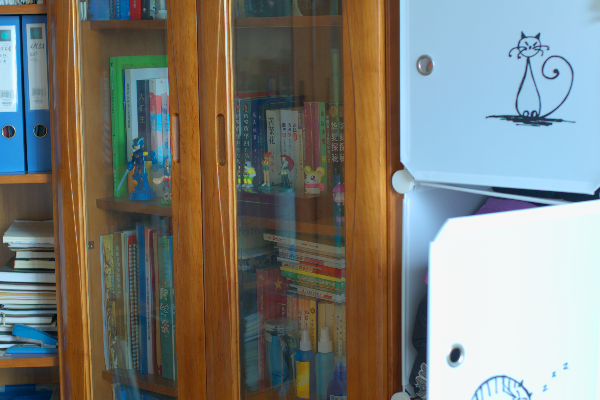
#> input picture input/dataset/LOLdataset/eval15/high/1.png, 600 x 400 px; its folder holds only this picture in this run
$ python calculate_PSNR_SSIM.py
#> lines starting #> are read from the running program, lines starting #| are printed output that depends on the picture; long printed decimals are rounded
'''
calculate the PSNR and SSIM.
same as MATLAB's results
'''
import os
import math
import numpy as np
import cv2
import glob


def main():
    # Configurations

    # GT - Ground-truth;
    # Gen: Generated / Restored / Recovered images
    folder_GT = '/home/lijin/PycharmProjects/colie/input/dataset/LOLdataset/eval15/high'
    folder_Gen = ('/home/lijin/PycharmProjects/colie/output/dataset/LOLdataset/eval15/mamba_high_v1')

    crop_border = 4
    suffix = ''  # suffix for Gen images
    test_Y = False  # True: test Y channel only; False: test RGB channels

    PSNR_all = []
    SSIM_all = []
    img_list = sorted(glob.glob(folder_GT + '/*'))

    if test_Y:
        print('Testing Y channel.')
    else:
        print('Testing RGB channels.')

    for i, img_path in enumerate(img_list):
        base_name = os.path.splitext(os.path.basename(img_path))[0]
        im_GT = cv2.imread(img_path) / 255.
        im_Gen = cv2.imread(os.path.join(folder_Gen, f"{base_name}{suffix}.png")) / 255.

        # # 调整生成图像尺寸以匹配GT
        # if im_GT.shape[:2] != im_Gen.shape[:2]:
        #     im_Gen = cv2.resize(im_Gen, (im_GT.shape[1], im_GT.shape[0]), interpolation=cv2.INTER_LINEAR)
        #     print(f"⚠️ 已调整 {base_name} 尺寸至 {im_GT.shape[:2]}")

        if test_Y and im_GT.shape[2] == 3:  # evaluate on Y channel in YCbCr color space
            im_GT_in = bgr2ycbcr(im_GT)
            im_Gen_in = bgr2ycbcr(im_Gen)
        else:
            im_GT_in = im_GT
            im_Gen_in = im_Gen

        # crop borders
        if im_GT_in.ndim == 3:
            cropped_GT = im_GT_in[crop_border:-crop_border, crop_border:-crop_border, :]
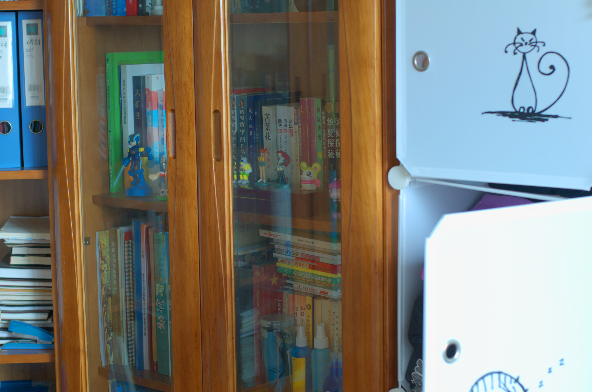
#> cropped_GT: shape (392, 592, 3) float64; mean B, G, R 0.465, 0.494, 0.491
            cropped_Gen = im_Gen_in[crop_border:-crop_border, crop_border:-crop_border, :]
        elif im_GT_in.ndim == 2:
            cropped_GT = im_GT_in[crop_border:-crop_border, crop_border:-crop_border]
            cropped_Gen = im_Gen_in[crop_border:-crop_border, crop_border:-crop_border]
        else:
            raise ValueError('Wrong image dimension: {}. Should be 2 or 3.'.format(im_GT_in.ndim))

        # calculate PSNR and SSIM
        PSNR = calculate_psnr(cropped_GT * 255, cropped_Gen * 255)

        SSIM = calculate_ssim(cropped_GT * 255, cropped_Gen * 255)
        print('{:3d} - {:25}. \tPSNR: {:.6f} dB, \tSSIM: {:.6f}'.format(
            i + 1, base_name, PSNR, SSIM))
        PSNR_all.append(PSNR)
        SSIM_all.append(SSIM)
    print('Average: PSNR: {:.6f} dB, SSIM: {:.6f}'.format(
        sum(PSNR_all) / len(PSNR_all),
        sum(SSIM_all) / len(SSIM_all)))


def calculate_psnr(img1, img2):
    # img1 and img2 have range [0, 255]
    img1 = img1.astype(np.float64)
    img2 = img2.astype(np.float64)
    mse = np.mean((img1 - img2)**2)
#> mse = 0
#> in main, `PSNR = calculate_psnr(cropped_GT * 255, cropped_Gen * 255)`: PSNR = inf
    if mse == 0:
        return float('inf')
    return 20 * math.log10(255.0 / math.sqrt(mse))


def ssim(img1, img2):
    C1 = (0.01 * 255)**2
    C2 = (0.03 * 255)**2

    img1 = img1.astype(np.float64)
    img2 = img2.astype(np.float64)
    kernel = cv2.getGaussianKernel(11, 1.5)
    window = np.outer(kernel, kernel.transpose())

    mu1 = cv2.filter2D(img1, -1, window)[5:-5, 5:-5]  # valid
    mu2 = cv2.filter2D(img2, -1, window)[5:-5, 5:-5]
    mu1_sq = mu1**2
    mu2_sq = mu2**2
    mu1_mu2 = mu1 * mu2
    sigma1_sq = cv2.filter2D(img1**2, -1, window)[5:-5, 5:-5] - mu1_sq
    sigma2_sq = cv2.filter2D(img2**2, -1, window)[5:-5, 5:-5] - mu2_sq
    sigma12 = cv2.filter2D(img1 * img2, -1, window)[5:-5, 5:-5] - mu1_mu2

    ssim_map = ((2 * mu1_mu2 + C1) * (2 * sigma12 + C2)) / ((mu1_sq + mu2_sq + C1) *
                                                            (sigma1_sq + sigma2_sq + C2))
    return ssim_map.mean()


def calculate_ssim(img1, img2):
    '''calculate SSIM
    the same outputs as MATLAB's
    img1, img2: [0, 255]
    '''
    if not img1.shape == img2.shape:
        raise ValueError('Input images must have the same dimensions.')
    if img1.ndim == 2:
        return ssim(img1, img2)
    elif img1.ndim == 3:
        if img1.shape[2] == 3:
            ssims = []
            for i in range(3):
                ssims.append(ssim(img1, img2))
#> this loop made 3 passes
#> pass 1, in ssim, `mu1 = cv2.filter2D(img1, -1, window)[5:-5, 5:-5]`:
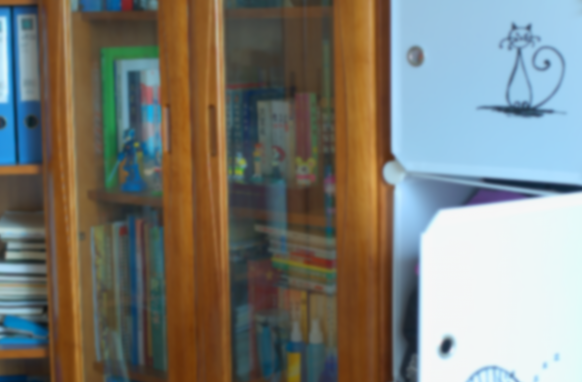
#> mu1: shape (382, 582, 3) float64; mean of channels 0, 1, 2 117.5, 125.1, 124.9; drawn with min black and max white
#> pass 1, in ssim, `mu1_sq = mu1**2`:
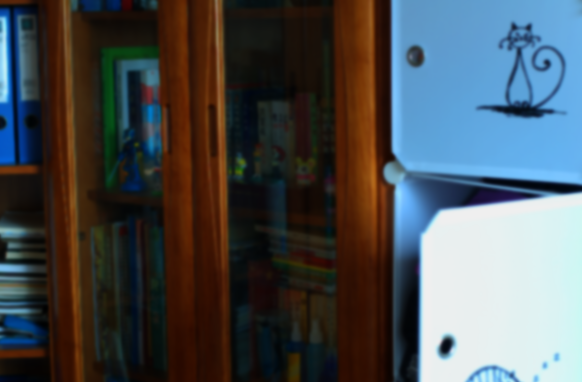
#> mu1_sq: shape (382, 582, 3) float64; mean of channels 0, 1, 2 21086.4, 20255.8, 19059.4; drawn with min black and max white
#> pass 1, in ssim, `sigma1_sq = cv2.filter2D(img1**2, -1, window)[5:-5, 5:-5] - mu1_sq`:
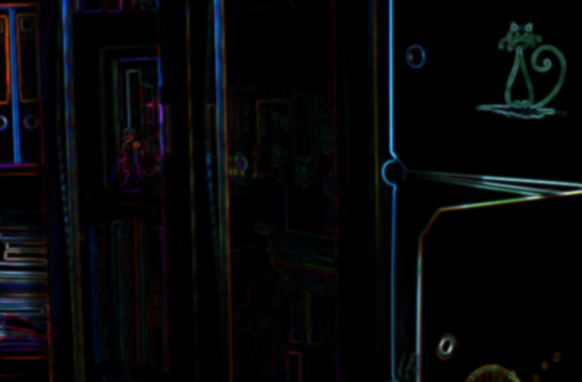
#> sigma1_sq: shape (382, 582, 3) float64; mean of channels 0, 1, 2 297.3, 257.7, 224.6; drawn with min black and max white
#> after the loop, ssims = [1, 1, 1]
            return np.array(ssims).mean()
        elif img1.shape[2] == 1:
            return ssim(np.squeeze(img1), np.squeeze(img2))
    else:
        raise ValueError('Wrong input image dimensions.')


def bgr2ycbcr(img, only_y=True):
    '''same as matlab rgb2ycbcr
    only_y: only return Y channel
    Input:
        uint8, [0, 255]
        float, [0, 1]
    '''
    in_img_type = img.dtype
    img.astype(np.float32)
    if in_img_type != np.uint8:
        img *= 255.
    # convert
    if only_y:
        rlt = np.dot(img, [24.966, 128.553, 65.481]) / 255.0 + 16.0
    else:
        rlt = np.matmul(img, [[24.966, 112.0, -18.214], [128.553, -74.203, -93.786],
                              [65.481, -37.797, 112.0]]) / 255.0 + [16, 128, 128]
    if in_img_type == np.uint8:
        rlt = rlt.round()
    else:
        rlt /= 255.
    return rlt.astype(in_img_type)


if __name__ == '__main__':
    main()
#> in main, `SSIM = calculate_ssim(cropped_GT * 255, cropped_Gen * 255)`: SSIM = 1
#|   1 - 1                        . 	PSNR: inf dB, 	SSIM: 1.000
#| Average: PSNR: inf dB, SSIM: 1.000

$ run again, on input/dataset/LOLdataset/eval15/high/493.png
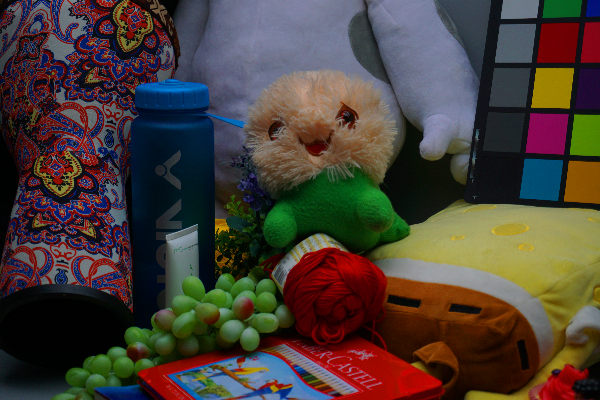
#> input picture input/dataset/LOLdataset/eval15/high/493.png, 600 x 400 px
#> in main, `cropped_GT = im_GT_in[crop_border:-crop_border, crop_border:-crop_bord..`:
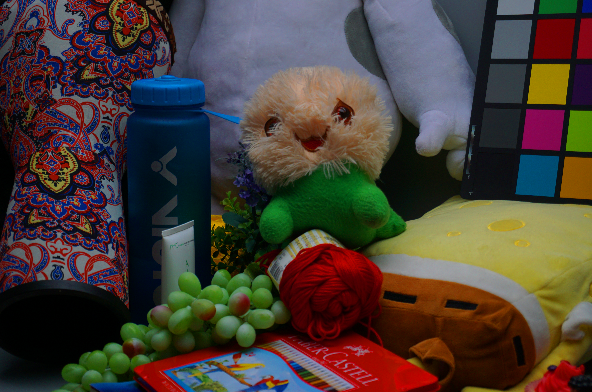
#> cropped_GT: shape (392, 592, 3) float64; mean B, G, R 0.213, 0.242, 0.282
#> mse = 0
#> PSNR = inf
#> the loop in calculate_ssim, `for i in range(3):` made 3 passes
#> pass 1, in ssim, `sigma1_sq = cv2.filter2D(img1**2, -1, window)[5:-5, 5:-5] - mu1_sq`:
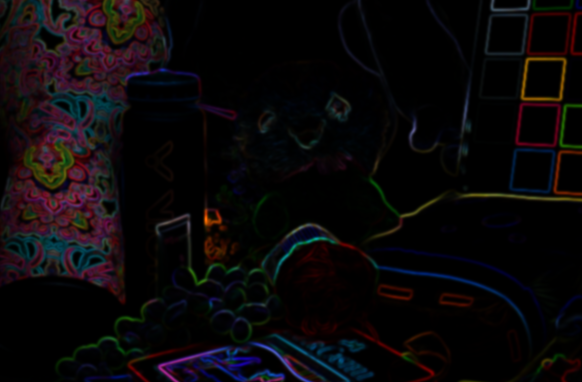
#> sigma1_sq: shape (382, 582, 3) float64; mean of channels 0, 1, 2 323.5, 274.1, 376.5; drawn with min black and max white
#> after the loop in calculate_ssim, `for i in range(3):`: ssims = [1, 1, 1]
#> SSIM = 1
#|   1 - 493                      . 	PSNR: inf dB, 	SSIM: 1.000
#| Average: PSNR: inf dB, SSIM: 1.000

$ run again, on input/dataset/LOLdataset/eval15/high/111.png
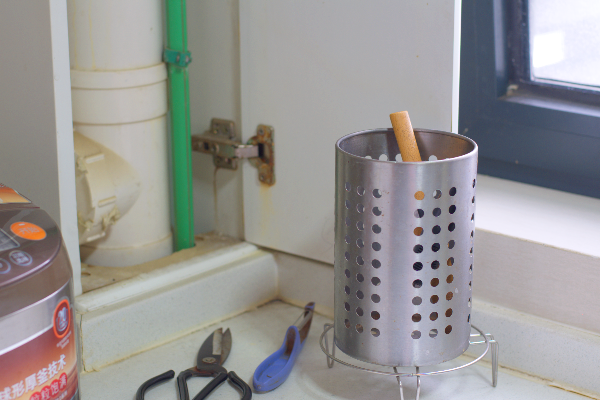
#> input picture input/dataset/LOLdataset/eval15/high/111.png, 600 x 400 px
#> in main, `cropped_GT = im_GT_in[crop_border:-crop_border, crop_border:-crop_bord..`:
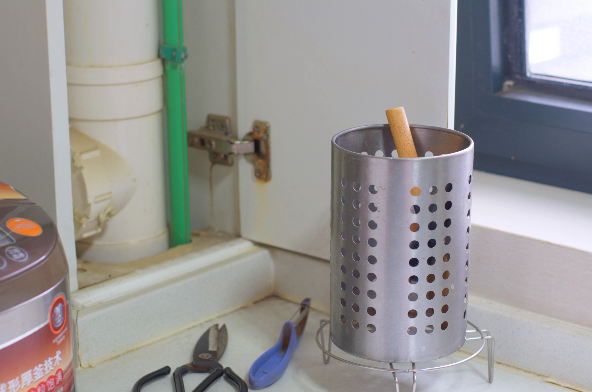
#> cropped_GT: shape (392, 592, 3) float64; mean B, G, R 0.577, 0.583, 0.589
#> mse = 0
#> PSNR = inf
#> the loop in calculate_ssim, `for i in range(3):` made 3 passes
#> pass 1, in ssim, `sigma1_sq = cv2.filter2D(img1**2, -1, window)[5:-5, 5:-5] - mu1_sq`:
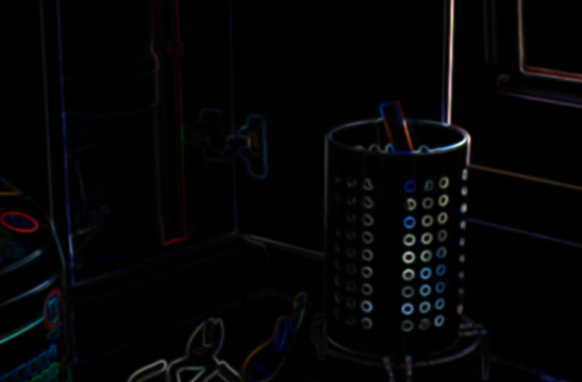
#> sigma1_sq: shape (382, 582, 3) float64; mean of channels 0, 1, 2 153.9, 128.4, 123.8; drawn with min black and max white
#> after the loop in calculate_ssim, `for i in range(3):`: ssims = [1, 1, 1]
#> SSIM = 1
#|   1 - 111                      . 	PSNR: inf dB, 	SSIM: 1.000
#| Average: PSNR: inf dB, SSIM: 1.000
